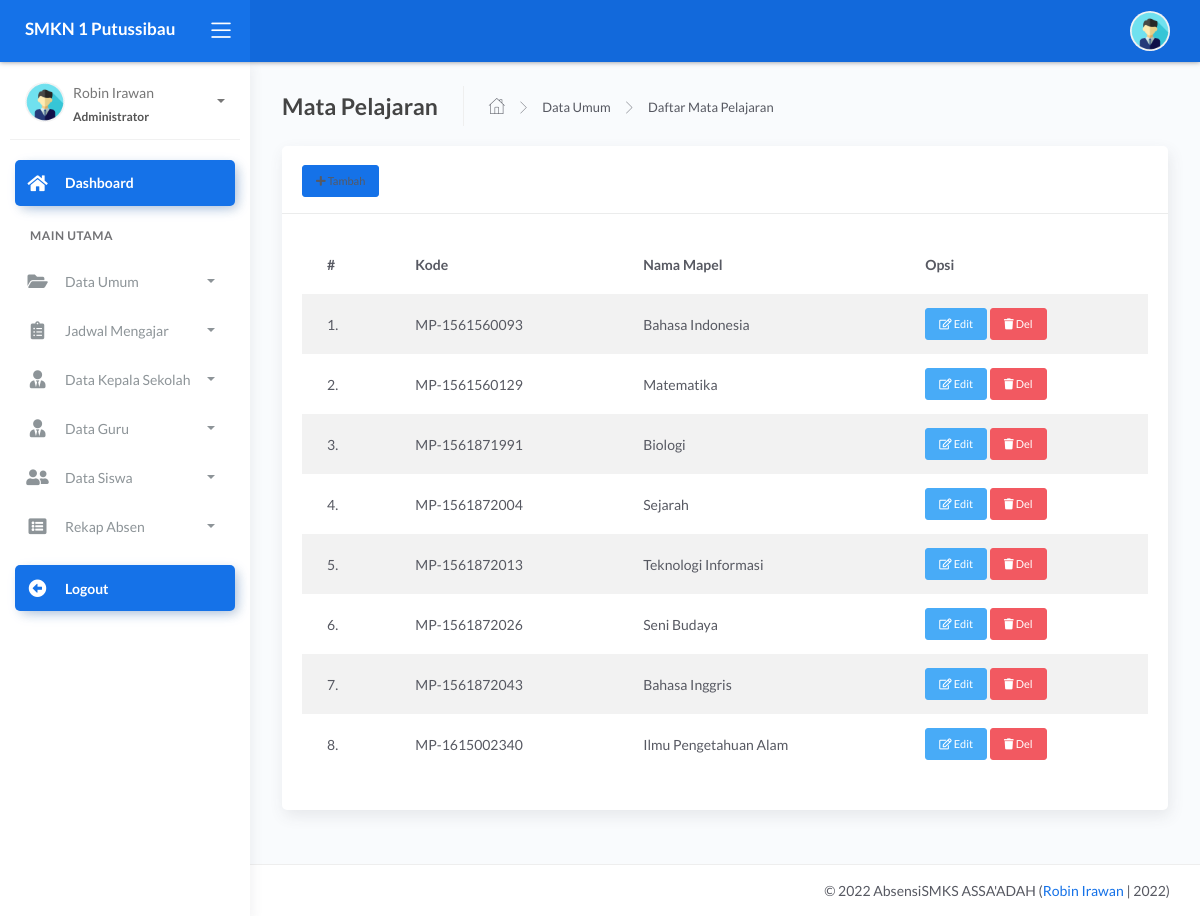
The page /admin/dashboard.php?page=master&act=mapel (signed in) on the database its author committed.
### tables this page shows
CREATE TABLE `tb_master_mapel` (
  `id_mapel` int(11) NOT NULL,
  `kode_mapel` varchar(40) NOT NULL,
  `mapel` varchar(60) NOT NULL
);

### admin/modul/master/mapel/data.php (the view, shortened to what this page needs)
<div class="page-inner">
          <div class="page-header">
            <h4 class="page-title">Mata Pelajaran</h4>
            <ul class="breadcrumbs">
              <li class="nav-home">
                <a href="#">
                  <i class="flaticon-home"></i>
                </a>
              </li>
              <li class="separator">
                <i class="flaticon-right-arrow"></i>
              </li>
              <li class="nav-item">
                <a href="#">Data Umum</a>
              </li>
              <li class="separator">
                <i class="flaticon-right-arrow"></i>
              </li>
              <li class="nav-item">
                <a href="#">Daftar Mata Pelajaran</a>
              </li>
            </ul>
          </div>
          <div class="row">
            <div class="col-md-12">
              <div class="card">
                <div class="card-header">
                  <div class="card-title">
                     <a href="" class="btn btn-primary btn-sm" data-toggle="modal" data-target="#myModal"><i class="fa fa-plus"></i> Tambah</a>
                  </div>
                </div>
                <div class="card-body">
                      <div class="table-responsive">
                 <table class="table table-hover table-striped">
                    <thead>
                        <tr>
                            <th>#</th>
                            <th>Kode</th>
                            <th>Nama Mapel</th>
                            <th>Opsi</th>
                        </tr>
                    </thead>
                    <tbody>
                        <?php
                        $no=1;
			$mapel = mysqli_query($con,"SELECT * FROM tb_master_mapel");
                        foreach ($mapel as $k) {?>
                        <tr>
                            <td><?=$no++;?>.</td>
                            <td><?=$k['kode_mapel'];?></td>
                            <td><?=$k['mapel'];?></td>
                            <td>
                            <a href="" class="btn btn-info btn-sm" data-toggle="modal" data-target="#edit<?=$k['id_mapel'] ?>"><i class="far fa-edit"></i> Edit</a>
                            <a class="btn btn-danger btn-sm" onclick="return confirm('Yakin Hapus Data ??')" href="?page=master&act=delmapel&id=<?=$k['id_mapel'] ?>"><i class="fas fa-trash"></i> Del</a>
                            </td>
                        </tr>
                    <?php } ?>
                    </tbody>
                </table>
</div>
</div>
</div>
</div>
</div>
</div>

### admin/dashboard.php (shortened to what this page needs)
<?php
 include '../config/db.php';
?> <script>
   <?php
$id_login = @$_SESSION['admin'];
$sql = mysqli_query($con,"SELECT * FROM tb_admin
 WHERE id_admin = '$id_login'") or die(mysqli_error($con));
$data = mysqli_fetch_array($sql);
?>
<!DOCTYPE html>
<html lang="en">
<head>
	<link rel="stylesheet" href="../assets/css/bootstrap.min.css">
	<link rel="stylesheet" href="../assets/css/atlantis.min.css">
	<link rel="stylesheet" href="../assets/css/demo.css">
</head>
<body>
	<div class="wrapper">
		<div class="main-header">
			<div class="logo-header" data-background-color="blue">
				<a href="dashboard.php" class="logo">
					<b class="text-white">SMKN 1 Putussibau</b>
				</a>
				<div class="nav-toggle">
					<button class="btn btn-toggle toggle-sidebar">
						<i class="icon-menu"></i>
					</button>
				</div>
			</div>
			<nav class="navbar navbar-header navbar-expand-lg" data-background-color="blue2">
				<div class="container-fluid">
					<ul class="navbar-nav topbar-nav ml-md-auto align-items-center">
						<li class="nav-item dropdown hidden-caret">
							<a class="dropdown-toggle profile-pic" data-toggle="dropdown" href="#" aria-expanded="false">
								<div class="avatar-sm">
									<img src="../assets/img/user/<?=$data['foto'] ?>" alt="..." class="avatar-img rounded-circle">
								</div>
							</a>
						</li>
					</ul>
				</div>
			</nav>
		</div>
		<div class="sidebar sidebar-style-2">
			<div class="sidebar-wrapper scrollbar scrollbar-inner">
				<div class="sidebar-content">
					<div class="user">
						<div class="avatar-sm float-left mr-2">
							<img src="../assets/img/user/<?=$data['foto'] ?>" alt="..." class="avatar-img rounded-circle">
						</div>
						<div class="info">
							<a data-toggle="collapse" href="#collapseExample" aria-expanded="true">
								<span>
									<?=$data['nama_lengkap'] ?>
									<span class="user-level">Administrator</span>
									<span class="caret"></span>
								</span>
							</a>
						</div>
					</div>
					<ul class="nav nav-primary">
						<li class="nav-item active">
							<a href="dashboard.php" class="collapsed">
								<i class="fas fa-home"></i>
								<p>Dashboard</p>
							</a>
						</li>
						<li class="nav-section">
							<h4 class="text-section">Main Utama</h4>
						</li>
						<li class="nav-item">
							<a data-toggle="collapse" href="#base">
								<i class="fas fa-folder-open"></i>
								<p>Data Umum</p>
								<span class="caret"></span>
							</a>
						</li>
						<li class="nav-item">
							<a data-toggle="collapse" href="#sidebarLayouts">
								<i class="fas fa-clipboard-list"></i>
								<p>Jadwal Mengajar</p>
								<span class="caret"></span>
							</a>
						</li>
						<li class="nav-item">
							<a data-toggle="collapse" href="#kepsek">
								<i class="fas fa-user-tie"></i>
								<p>Data Kepala Sekolah</p>
								<span class="caret"></span>
							</a>
						</li>
						<li class="nav-item">
							<a data-toggle="collapse" href="#guru">
								<i class="fas fa-user-tie"></i>
								<p>Data Guru</p>
								<span class="caret"></span>
							</a>
						</li>
						<li class="nav-item">
							<a data-toggle="collapse" href="#siswa">
								<i class="fas fa-user-friends"></i>
								<p>Data Siswa</p>
								<span class="caret"></span>
							</a>
						</li>
							<li class="nav-item">
							<a data-toggle="collapse" href="#rekapAbsen">
								<i class="fas fa-list-alt"></i>
								<p>Rekap Absen</p>
								<span class="caret"></span>
							</a>
						</li>
						<li class="nav-item active mt-3">
							<a href="logout.php" class="collapsed">
								<i class="fas fa-arrow-alt-circle-left"></i>
								<p>Logout</p>
							</a>
						</li>
					</ul>
				</div>
			</div>
		</div>
		<div class="main-panel">
			<div class="content">
				<?php
				$page= @$_GET['page'];
				$act = @$_GET['act'];
				if ($page=='master') {
					if ($act=='kelas') {
					include 'modul/master/kelas/data_kelas.php';
					}elseif ($act=='delkelas') {
					include 'modul/master/kelas/del.php';
					}elseif ($act=='semester') {
					include 'modul/master/semester/data.php';
					}elseif ($act=='delsemester') {
					include 'modul/master/semester/del.php';
					}elseif ($act=='set_semester') {
						include 'modul/master/semester/set.php';
					}
					elseif ($act=='ta') {
					include 'modul/master/ta/data.php';
					}elseif ($act=='delta') {
					include 'modul/master/ta/del.php';
					}elseif($act=='set_ta'){
						include 'modul/master/ta/set.php';
				}elseif ($act=='mapel') {
					include 'modul/master/mapel/data.php';
					}elseif ($act=='delmapel') {
					include 'modul/master/mapel/del.php';
					}
				}elseif ($page=='walas') {
					if ($act=='') {
					 include 'modul/wakel/data.php';
					}
        }
            elseif ($page=='rekap') {
					if ($act=='') {
						include 'modul/rekap/rekap_absen.php';
					}elseif ($act='rekap-perbulan') {
						include 'modul/rekap/rekap_perbulan.php';
					}
		}elseif ($page=='') {
			include 'modul/home.php';
		}else{
			echo "<b>Tidak ada Halaman</b>";
		}
				 ?>
			</div>
		<footer class="footer">
				<div class="container">
					<div class="copyright ml-auto">
						&copy; <?php echo date('Y');?> AbsensiSMKS ASSA'ADAH (<a href="index.php">Robin Irawan </a> | 2022)
					</div>
				</div>
			</footer>
		</div>
	</div>
</body>
</html>

### rows shown on the page
tb_master_mapel: kode_mapel "MP-1561560093", mapel "Bahasa Indonesia"
tb_master_mapel: kode_mapel "MP-1561560129", mapel "Matematika"
tb_master_mapel: kode_mapel "MP-1561871991", mapel "Biologi"
tb_master_mapel: kode_mapel "MP-1561872004", mapel "Sejarah"
tb_master_mapel: kode_mapel "MP-1561872013", mapel "Teknologi Informasi"
tb_master_mapel: kode_mapel "MP-1561872026", mapel "Seni Budaya"
tb_master_mapel: kode_mapel "MP-1561872043", mapel "Bahasa Inggris"
tb_master_mapel: kode_mapel "MP-1615002340", mapel "Ilmu Pengetahuan Alam"

### other values the page prints
$data['nama_lengkap'] "Robin Irawan"
